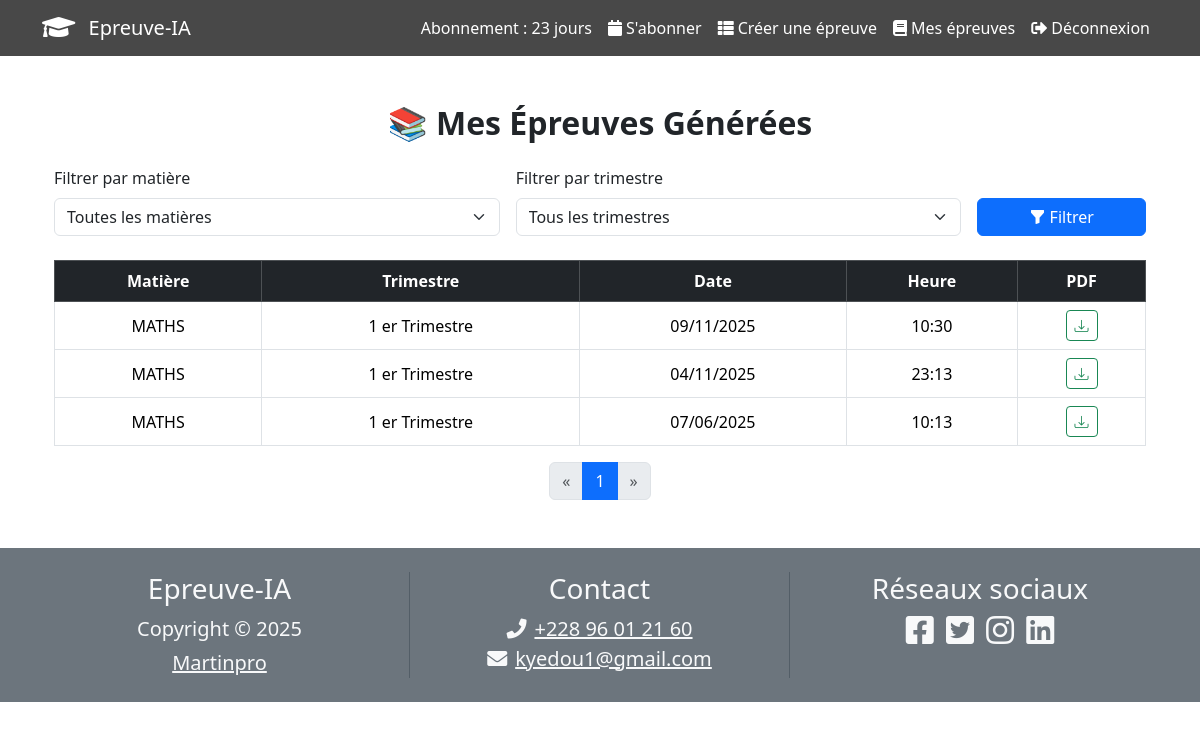
/epreuves/epreuves/mes-epreuves/ (signed in), run on the app's committed database.
### comptes/models.py (models this page shows, shortened)
class Abonnement(models.Model):
    professeur = models.OneToOneField(Professeur, on_delete=models.CASCADE)
    date_debut = models.DateField(null=True, blank=True)
    date_fin = models.DateField(null=True, blank=True)
    actif = models.BooleanField(default=True)
    def est_valide(self):
        return self.actif and self.date_fin >= timezone.now().date()
    def jours_restants(self):
        return max(0, (self.date_fin - timezone.now().date()).days)

### epreuves/models.py (models this page shows, shortened)
class Epreuve(models.Model):
    professeur = models.ForeignKey(User, on_delete=models.CASCADE)
    matiere = models.ForeignKey(Matiere, on_delete=models.CASCADE)
    classe = models.ForeignKey(Classe, on_delete=models.CASCADE)
    trimestre = models.CharField(max_length=20)  # "1", "2", "3"
    themes = models.ManyToManyField(Theme)
    lecons = models.ManyToManyField(Lecon)
    date_creation = models.DateTimeField(auto_now_add=True)
    fichier_pdf = models.FileField(upload_to="epreuves_pdf/", null=True, blank=True)

### pedagogie/models.py (models this page shows, shortened)
class Matiere(models.Model):
    nom = models.CharField(max_length=100, unique=True)

### comptes/decorators.py (the view)
    def _wrapped_view(request, *args, **kwargs):
        if not request.user.is_authenticated:
            return redirect('login')
        try:
            abonnement = request.user.abonnement
            if not abonnement.est_valide():
                return redirect('comptes:souscrire_abonnement')
        except Abonnement.DoesNotExist:
            return redirect('comptes:souscrire_abonnement')
        return view_func(request, *args, **kwargs)

### comptes/context_processors.py (called while the page is built, shortened)
def abonnement_restant(request):
    jours_restants = 0
    return {'jours_restants': jours_restants}

### epreuves/views.py (called while the page is built)
@login_required
@abonnement_requis
def mes_epreuves(request):
    professeur = request.user.id
    epreuve_list = Epreuve.objects.filter(professeur=professeur).order_by('-date_creation')
    matiere_id = request.GET.get('matiere')
    trimestre_val = request.GET.get('trimestre')
    if matiere_id:
        epreuve_list = epreuve_list.filter(matiere_id=matiere_id)
    if trimestre_val:
        epreuve_list = epreuve_list.filter(trimestre=trimestre_val)
    paginator = Paginator(epreuve_list, 5)
    page_number = request.GET.get('page')
    page_obj = paginator.get_page(page_number)
    matieres = Matiere.objects.all()
    trimestres = Trimestre.objects.values_list('nom', flat=True).distinct()
    context = {
        "page_obj": page_obj,
        "matieres": matieres,
        "trimestres": trimestres,
    }
    return render(request, "mes_epreuves.html", context)

### epreuves/templates/mes_epreuves.html (shortened to what this page needs)
{% extends 'index.html' %}
{% block content %}
<div class="container mt-5">
    <h2 class="mb-4 text-center">📚 Mes Épreuves Générées</h2>
    <form method="get" class="row g-3 align-items-end mb-4">
    <div class="col-md-5">
        <label for="matiere" class="form-label">Filtrer par matière</label>
        <select id="matiere" name="matiere" class="form-select">
            <option value="">Toutes les matières</option>
        </select>
    </div>
    <div class="col-md-5">
        <label for="trimestre" class="form-label">Filtrer par trimestre</label>
        <select id="trimestre" name="trimestre" class="form-select">
            <option value="">Tous les trimestres</option>
        </select>
    </div>
    <div class="col-md-2">
        <button type="submit" class="btn btn-primary w-100">
            <i class="bi bi-funnel-fill"></i> Filtrer
        </button>
    </div>
</form>
    <div class="table-responsive">
        <table class="table table-hover table-bordered align-middle">
            <thead class="table-dark text-center">
                <tr>
                    <th>Matière</th>
                    <th>Trimestre</th>
                    <th>Date</th>
                    <th>Heure</th>
                    <th>PDF</th>
                </tr>
            </thead>
            <tbody class="text-center">
                {% for epreuve in page_obj %}
                    <tr>
                        <td>{{ epreuve.matiere.nom }}</td>
                        <td>{{ epreuve.trimestre }}</td>
                        <td>{{ epreuve.date_creation|date:"d/m/Y" }}</td>
                        <td>{{ epreuve.date_creation|date:"H:i" }}</td>
                        <td>
                            {% if epreuve.fichier_pdf %}
                                <a href="{{ epreuve.fichier_pdf.url }}" target="_blank" class="btn btn-outline-success btn-sm" title="Télécharger">
                                    <i class="bi bi-download"></i>
                                </a>
                            {% else %}
                                <span class="text-danger">Non généré</span>
                            {% endif %}
                        </td>
                    </tr>
                {% empty %}
                    <tr>
                        <td colspan="5" class="text-center text-muted">Aucune épreuve trouvée.</td>
                    </tr>
                {% endfor %}
            </tbody>
        </table>
    </div>
    <nav aria-label="Pagination">
        <ul class="pagination justify-content-center">
            {% if page_obj.has_previous %}
                <li class="page-item">
                    <a class="page-link" href="?page={{ page_obj.previous_page_number }}" aria-label="Précédent">
                        <span aria-hidden="true">&laquo;</span>
                    </a>
                </li>
            {% else %}
                <li class="page-item disabled">
                    <span class="page-link">&laquo;</span>
                </li>
            {% endif %}
            {% for num in page_obj.paginator.page_range %}
                {% if page_obj.number == num %}
                    <li class="page-item active"><span class="page-link">{{ num }}</span></li>
                {% elif num > page_obj.number|add:'-3' and num < page_obj.number|add:'3' %}
                    <li class="page-item"><a class="page-link" href="?page={{ num }}">{{ num }}</a></li>
                {% endif %}
            {% endfor %}
            {% if page_obj.has_next %}
                <li class="page-item">
                    <a class="page-link" href="?page={{ page_obj.next_page_number }}" aria-label="Suivant">
                        <span aria-hidden="true">&raquo;</span>
                    </a>
                </li>
            {% else %}
                <li class="page-item disabled">
                    <span class="page-link">&raquo;</span>
                </li>
            {% endif %}
        </ul>
    </nav>
</div>
{% endblock %}

### home/templates/index.html (shortened to what this page needs)
{% load static %}
<!DOCTYPE html>
<html lang="fr">
<head>
  <link href="https://cdn.jsdelivr.net/npm/bootstrap@5.3.3/dist/css/bootstrap.min.css" rel="stylesheet">
  <link rel="stylesheet" href="https://cdnjs.cloudflare.com/ajax/libs/font-awesome/5.15.4/css/all.min.css" />
  <link rel="stylesheet" href="https://cdn.jsdelivr.net/npm/bootstrap-icons@1.10.5/font/bootstrap-icons.css">
</head>
<body>
  <nav class="navbar navbar-expand-lg navbar-dark">
    <div class="container">
      <a class="navbar-brand" href="{% url 'home' %}">
        <i class="fa fa-graduation-cap fa-lg me-2"></i> Epreuve-IA
      </a>
      <div class="collapse navbar-collapse" id="mainNavbar">
        <ul class="navbar-nav ms-auto">
            {% if request.user.is_authenticated %}
  {% with request.user.abonnement as ab %}
    {% if ab and ab.est_valide %}
      <li class="nav-item">
        <span class="nav-link text-warning">
          Abonnement : {{ ab.jours_restants }} jour{{ ab.jours_restants|pluralize }}
        </span>
      </li>
    {% endif %}
  {% endwith %}
{% endif %}
          {% if user.is_authenticated %}
            <li class="nav-item">
    <a class="nav-link" href="{% url 'comptes:souscrire_abonnement' %}"><i class="fa fa-calendar me-1" ></i>S'abonner</a>
  </li>
            <li class="nav-item">
              <a class="nav-link" href="{% url 'generer_epreuve' %}"><i class="fa fa-th-list me-1"></i>Créer une épreuve</a>
            </li>
            <li class="nav-item">
              <a class="nav-link" href="{% url 'mes_epreuves' %}"><i class="fa fa-book me-1"></i>Mes épreuves</a>
            </li>
            <li class="nav-item">
              <a class="nav-link" href="{% url 'comptes:deconnexion_view' %}"><i class="fa fa-sign-out-alt me-1"></i>Déconnexion</a>
            </li>
          {% else %}
            <li class="nav-item">
              <a class="nav-link" href="{% url 'comptes:connexion_view' %}"><i class="fa fa-sign-in-alt me-1"></i>Connexion</a>
            </li>
          {% endif %}
        </ul>
      </div>
    </div>
  </nav>
  <main class="container mt-4">
    {% block content %}{% endblock %}
  </main>
  <footer>
    <div class="jumbotron jumbotron-fluid bg-secondary p-4 mt-5 mb-0">
      <div class="container">
        <div class="row">
          <div class="col-lg-4 cizgi text-center text-light mb-4 mb-lg-0">
            <h5 class="fs-3">Epreuve-IA</h5>
            <p class="lead mb-1">Copyright © 2025</p>
            <a href="#" class="text-light d-block lead">Martinpro</a>
          </div>
          <div class="col-lg-4 cizgi text-center text-light mb-4 mb-lg-0">
            <h5 class="fs-3">Contact</h5>
            <a class="text-light d-block lead" href="#"><i class="fa fa-phone me-2"></i>+228 96 01 21 60</a>
            <a class="text-light d-block lead" href="#"><i class="fa fa-envelope me-2"></i>kyedou1@gmail.com</a>
          </div>
          <div class="col-lg-4 text-center text-light">
            <h5 class="fs-3">Réseaux sociaux</h5>
            <a class="text-light me-2" href="#"><i class="fab fa-facebook-square fa-2x"></i></a>
            <a class="text-light me-2" href="#"><i class="fab fa-twitter-square fa-2x"></i></a>
            <a class="text-light me-2" href="#"><i class="fab fa-instagram fa-2x"></i></a>
            <a class="text-light" href="#"><i class="fab fa-linkedin fa-2x"></i></a>
          </div>
        </div>
      </div>
    </div>
  </footer>
</body>
</html>

### home/templates/index.html (style rules this page uses)
body { background-size: cover; background-position: center; background-repeat: no-repeat; font-family: 'Segoe UI', sans-serif; min-height: 100vh; }
.navbar { background-color: #484848; }
.navbar .nav-link { color: #fff !important; }
.form-label { font-weight: 500; }
.btn-primary { width: 100%; }
h2 { font-weight: bold; text-align: center; margin-bottom: 20px; }
a { color: #d4ffd4; }
footer .cizgi { border-right: 1px solid #535e67; }

### data on the page
Abonnement: jours_restants "23"
Epreuve: matiere.nom "MATHS", trimestre "1 er Trimestre", date_creation "09/11/2025", date_creation "10:30"
Epreuve: matiere.nom "MATHS", trimestre "1 er Trimestre", date_creation "04/11/2025", date_creation "23:13"
Epreuve: matiere.nom "MATHS", trimestre "1 er Trimestre", date_creation "07/06/2025", date_creation "10:13"

### other printed values
{{ num }} "1"
